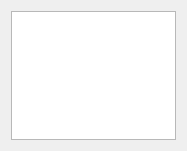
<?xml version="1.0" encoding="UTF-8"?>
<ui version="4.0">
 <class>graphicsDesignerWindow</class>
 <widget class="QWidget" name="graphicsDesignerWindow">
  <property name="geometry">
   <rect>
    <x>0</x>
    <y>0</y>
    <width>187</width>
    <height>151</height>
   </rect>
  </property>
  <property name="windowTitle">
   <string>Dialog</string>
  </property>
  <layout class="QVBoxLayout" name="verticalLayout_2">
   <item>
    <layout class="QVBoxLayout" name="verticalLayout">
     <item>
      <widget class="HauptDesignerWindow" name="graphicsView"/>
     </item>
    </layout>
   </item>
  </layout>
 </widget>
 <customwidgets>
  <customwidget>
   <class>HauptDesignerWindow</class>
   <extends>QGraphicsView</extends>
   <header>source/includes/hauptdesignerwindow.h</header>
  </customwidget>
 </customwidgets>
 <resources/>
 <connections/>
</ui>
